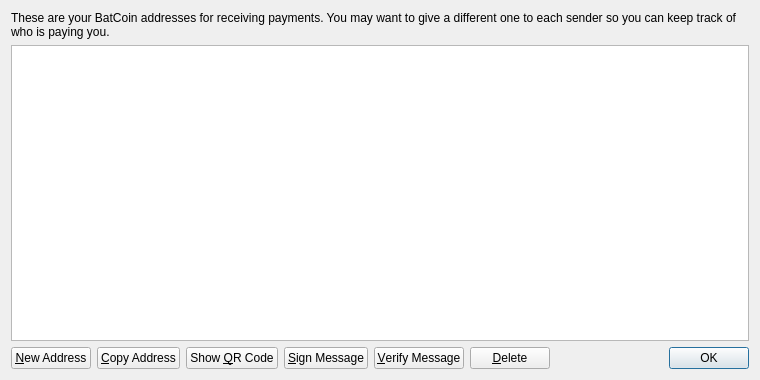
<?xml version="1.0" encoding="UTF-8"?>
<ui version="4.0">
 <class>AddressBookPage</class>
 <widget class="QWidget" name="AddressBookPage">
  <property name="geometry">
   <rect>
    <x>0</x>
    <y>0</y>
    <width>760</width>
    <height>380</height>
   </rect>
  </property>
  <property name="windowTitle">
   <string>Address Book</string>
  </property>
  <layout class="QVBoxLayout" name="verticalLayout">
   <item>
    <widget class="QLabel" name="labelExplanation">
     <property name="text">
      <string>These are your BatCoin addresses for receiving payments. You may want to give a different one to each sender so you can keep track of who is paying you.</string>
     </property>
     <property name="textFormat">
      <enum>Qt::PlainText</enum>
     </property>
     <property name="wordWrap">
      <bool>true</bool>
     </property>
    </widget>
   </item>
   <item>
    <widget class="QTableView" name="tableView">
     <property name="contextMenuPolicy">
      <enum>Qt::CustomContextMenu</enum>
     </property>
     <property name="toolTip">
      <string>Double-click to edit address or label</string>
     </property>
     <property name="tabKeyNavigation">
      <bool>false</bool>
     </property>
     <property name="alternatingRowColors">
      <bool>true</bool>
     </property>
     <property name="selectionMode">
      <enum>QAbstractItemView::SingleSelection</enum>
     </property>
     <property name="selectionBehavior">
      <enum>QAbstractItemView::SelectRows</enum>
     </property>
     <property name="sortingEnabled">
      <bool>true</bool>
     </property>
     <attribute name="verticalHeaderVisible">
      <bool>false</bool>
     </attribute>
    </widget>
   </item>
   <item>
    <layout class="QHBoxLayout" name="horizontalLayout">
     <item>
      <widget class="QPushButton" name="newAddressButton">
       <property name="toolTip">
        <string>Create a new address</string>
       </property>
       <property name="text">
        <string>&amp;New Address</string>
       </property>
       <property name="icon">
        <iconset resource="../bitcoin.qrc">
         <normaloff>:/icons/add</normaloff>:/icons/add</iconset>
       </property>
      </widget>
     </item>
     <item>
      <widget class="QPushButton" name="copyToClipboard">
       <property name="toolTip">
        <string>Copy the currently selected address to the system clipboard</string>
       </property>
       <property name="text">
        <string>&amp;Copy Address</string>
       </property>
       <property name="icon">
        <iconset resource="../bitcoin.qrc">
         <normaloff>:/icons/editcopy</normaloff>:/icons/editcopy</iconset>
       </property>
      </widget>
     </item>
     <item>
      <widget class="QPushButton" name="showQRCode">
       <property name="text">
        <string>Show &amp;QR Code</string>
       </property>
       <property name="icon">
        <iconset resource="../bitcoin.qrc">
         <normaloff>:/icons/qrcode</normaloff>:/icons/qrcode</iconset>
       </property>
      </widget>
     </item>
     <item>
      <widget class="QPushButton" name="signMessage">
       <property name="toolTip">
        <string>Sign a message to prove you own a Bitcoin address</string>
       </property>
       <property name="text">
        <string>&amp;Sign Message</string>
       </property>
       <property name="icon">
        <iconset resource="../bitcoin.qrc">
         <normaloff>:/icons/edit</normaloff>:/icons/edit</iconset>
       </property>
      </widget>
     </item>
     <item>
      <widget class="QPushButton" name="verifyMessage">
       <property name="toolTip">
        <string>Verify a message to ensure it was signed with a specified Bitcoin address</string>
       </property>
       <property name="text">
        <string>&amp;Verify Message</string>
       </property>
       <property name="icon">
        <iconset resource="../bitcoin.qrc">
         <normaloff>:/icons/transaction_0</normaloff>:/icons/transaction_0</iconset>
       </property>
      </widget>
     </item>
     <item>
      <widget class="QPushButton" name="deleteButton">
       <property name="toolTip">
        <string>Delete the currently selected address from the list. Only sending addresses can be deleted.</string>
       </property>
       <property name="text">
        <string>&amp;Delete</string>
       </property>
       <property name="icon">
        <iconset resource="../bitcoin.qrc">
         <normaloff>:/icons/remove</normaloff>:/icons/remove</iconset>
       </property>
      </widget>
     </item>
     <item>
      <spacer name="horizontalSpacer">
       <property name="orientation">
        <enum>Qt::Horizontal</enum>
       </property>
       <property name="sizeHint" stdset="0">
        <size>
         <width>40</width>
         <height>20</height>
        </size>
       </property>
      </spacer>
     </item>
     <item>
      <widget class="QDialogButtonBox" name="buttonBox">
       <property name="sizePolicy">
        <sizepolicy hsizetype="Maximum" vsizetype="Fixed">
         <horstretch>0</horstretch>
         <verstretch>0</verstretch>
        </sizepolicy>
       </property>
       <property name="standardButtons">
        <set>QDialogButtonBox::Ok</set>
       </property>
      </widget>
     </item>
    </layout>
   </item>
  </layout>
 </widget>
 <resources>
  <include location="../bitcoin.qrc"/>
 </resources>
 <connections/>
</ui>
